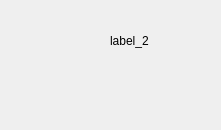
<?xml version="1.0" encoding="UTF-8"?>
<ui version="4.0">
 <class>MainWindow</class>
 <widget class="QMainWindow" name="MainWindow">
  <property name="geometry">
   <rect>
    <x>0</x>
    <y>0</y>
    <width>221</width>
    <height>130</height>
   </rect>
  </property>
  <property name="windowTitle">
   <string>MainWindow</string>
  </property>
  <widget class="QWidget" name="centralwidget">
   <widget class="QLabel" name="label">
    <property name="geometry">
     <rect>
      <x>10</x>
      <y>10</y>
      <width>71</width>
      <height>71</height>
     </rect>
    </property>
    <property name="text">
     <string/>
    </property>
   </widget>
   <widget class="QLabel" name="label_2">
    <property name="geometry">
     <rect>
      <x>110</x>
      <y>10</y>
      <width>61</width>
      <height>61</height>
     </rect>
    </property>
    <property name="text">
     <string>label_2</string>
    </property>
   </widget>
  </widget>
 </widget>
 <resources/>
 <connections/>
</ui>
